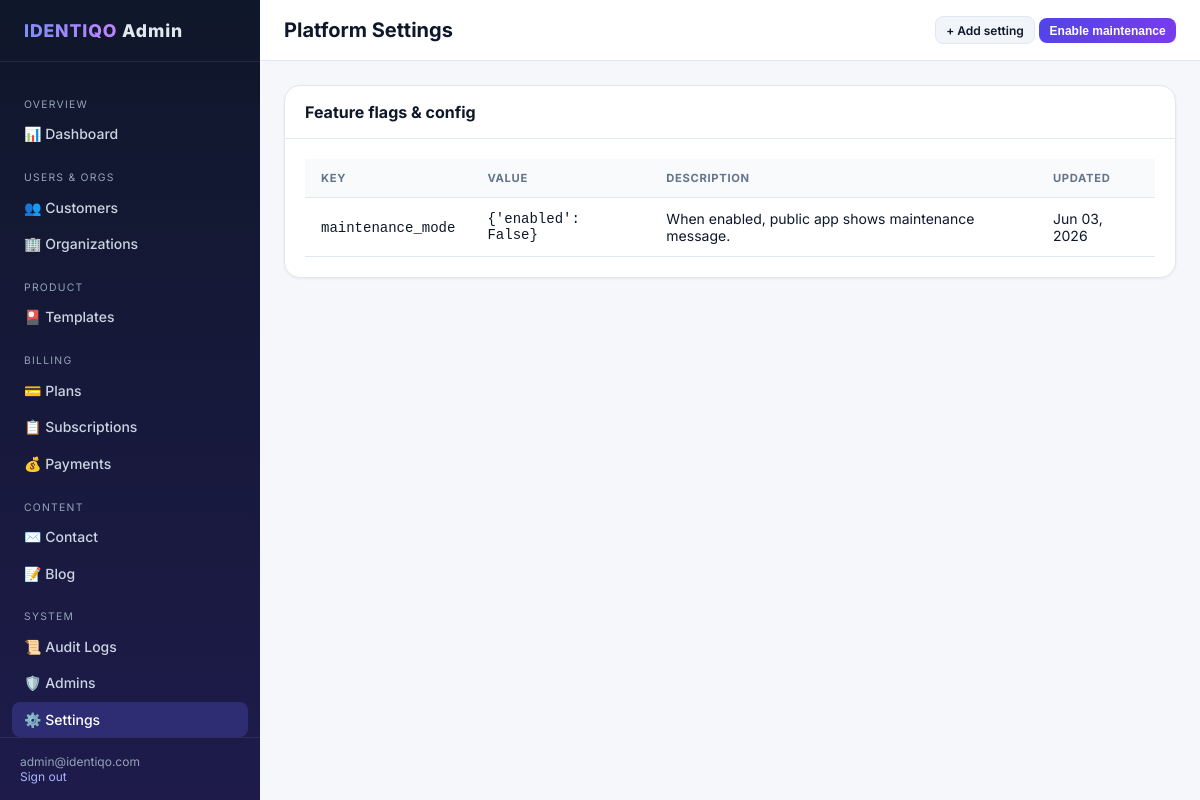
Page /super-admin/settings/ (signed in) on the committed database.
### admin_api/models.py (models this page shows, shortened)
class AdminUser(models.Model):
    email = models.EmailField(unique=True)
    password = models.CharField(max_length=255)
    full_name = models.CharField(max_length=150, blank=True, null=True)
    phone = models.CharField(max_length=15, blank=True, null=True)
    status = models.BooleanField(default=True)
    created_at = models.DateTimeField(auto_now_add=True)
    updated_at = models.DateTimeField(auto_now=True)
    class Meta:
        db_table = 'admin_users'

class PlatformSetting(models.Model):
    key = models.CharField(max_length=100, unique=True)
    value = models.JSONField(default=dict)
    description = models.CharField(max_length=255, blank=True)
    updated_at = models.DateTimeField(auto_now=True)
    class Meta:
        db_table = 'platform_settings'

### admin_api/dashboard_views.py (the view)
# urls.py: path('settings/', views.settings_list, name='settings_list'),
@admin_login_required
def settings_list(request):
    settings = PlatformSetting.objects.all()
    maintenance = settings.filter(key='maintenance_mode').first()
    maintenance_enabled = False
    if maintenance and isinstance(maintenance.value, dict):
        maintenance_enabled = bool(maintenance.value.get('enabled'))
    return render(request, 'super_admin/settings/list.html', {
        'settings': settings,
        'maintenance': maintenance,
        'maintenance_enabled': maintenance_enabled,
    })

### admin_api/templates/super_admin/settings/list.html (shortened to what this page needs)
{% extends 'super_admin/base.html' %}
{% block page_title %}Platform Settings{% endblock %}
{% block topbar_actions %}
<a href="{% url 'super_admin:setting_create' %}" class="btn btn-secondary btn-sm">+ Add setting</a>
<form method="post" action="{% url 'super_admin:toggle_maintenance' %}" style="display:inline;">
  <button type="submit" class="btn btn-primary btn-sm">
    {% if maintenance_enabled %}Disable{% else %}Enable{% endif %} maintenance
  </button>
</form>
{% endblock %}
{% block content %}
<div class="card">
  <div class="card-header"><h2>Feature flags & config</h2></div>
  <div class="card-body table-wrap">
    <table class="data-table">
      <thead>
        <tr><th>Key</th><th>Value</th><th>Description</th><th>Updated</th></tr>
      </thead>
      <tbody>
        {% for s in settings %}
        <tr>
          <td><code>{{ s.key }}</code></td>
          <td class="font-mono" style="max-width:320px;overflow:hidden;text-overflow:ellipsis;">{{ s.value }}</td>
          <td>{{ s.description|default:"—" }}</td>
          <td>{{ s.updated_at|date:"M d, Y" }}</td>
        </tr>
        {% empty %}
        <tr><td colspan="4">No settings. Maintenance mode will be created on first toggle.</td></tr>
        {% endfor %}
      </tbody>
    </table>
  </div>
</div>
{% endblock %}

### admin_api/templates/super_admin/base.html (shortened to what this page needs)
{% load static %}
<!DOCTYPE html>
<html lang="en">
<head>
  <link rel="stylesheet" href="{% static 'super_admin/css/dashboard.css' %}">
</head>
<body>
  <div class="layout">
    <aside class="sidebar">
      <div class="sidebar-brand"><span>IDENTIQO</span> Admin</div>
      <nav class="sidebar-nav">
        <div class="nav-section">Overview</div>
        <a href="{% url 'super_admin:dashboard' %}" class="nav-link {% if request.resolver_match.url_name == 'dashboard' %}active{% endif %}">📊 Dashboard</a>
        <div class="nav-section">Users & Orgs</div>
        <a href="{% url 'super_admin:users_list' %}" class="nav-link {% if 'user' in request.resolver_match.url_name %}active{% endif %}">👥 Customers</a>
        <a href="{% url 'super_admin:organizations_list' %}" class="nav-link {% if 'organization' in request.resolver_match.url_name %}active{% endif %}">🏢 Organizations</a>
        <div class="nav-section">Product</div>
        <a href="{% url 'super_admin:templates_list' %}" class="nav-link {% if 'template' in request.resolver_match.url_name %}active{% endif %}">🎴 Templates</a>
        <div class="nav-section">Billing</div>
        <a href="{% url 'super_admin:plans_list' %}" class="nav-link {% if 'plan' in request.resolver_match.url_name %}active{% endif %}">💳 Plans</a>
        <a href="{% url 'super_admin:subscriptions_list' %}" class="nav-link {% if request.resolver_match.url_name == 'subscriptions_list' %}active{% endif %}">📋 Subscriptions</a>
        <a href="{% url 'super_admin:payments_list' %}" class="nav-link {% if request.resolver_match.url_name == 'payments_list' %}active{% endif %}">💰 Payments</a>
        <div class="nav-section">Content</div>
        <a href="{% url 'super_admin:contact_list' %}" class="nav-link {% if 'contact' in request.resolver_match.url_name %}active{% endif %}">✉️ Contact</a>
        <a href="{% url 'super_admin:blog_list' %}" class="nav-link {% if 'blog' in request.resolver_match.url_name %}active{% endif %}">📝 Blog</a>
        <div class="nav-section">System</div>
        <a href="{% url 'super_admin:audit_list' %}" class="nav-link {% if request.resolver_match.url_name == 'audit_list' %}active{% endif %}">📜 Audit Logs</a>
        <a href="{% url 'super_admin:admins_list' %}" class="nav-link {% if 'admin' in request.resolver_match.url_name %}active{% endif %}">🛡️ Admins</a>
        <a href="{% url 'super_admin:settings_list' %}" class="nav-link {% if 'setting' in request.resolver_match.url_name %}active{% endif %}">⚙️ Settings</a>
      </nav>
      <div class="sidebar-footer">
        {% if request.admin_user %}
          {{ request.admin_user.email }}<br>
          <a href="{% url 'super_admin:logout' %}" style="color:#a5b4fc;">Sign out</a>
        {% endif %}
      </div>
    </aside>
    <div class="main">
      <header class="topbar">
        <h1>{% block page_title %}Dashboard{% endblock %}</h1>
        <div>{% block topbar_actions %}{% endblock %}</div>
      </header>
      <div class="content">
        {% block content %}{% endblock %}
      </div>
    </div>
  </div>
</body>
</html>

### admin_api/static/super_admin/css/dashboard.css (style rules this page uses)
:root { --sidebar-w: 260px; --indigo: #4f46e5; --purple: #7c3aed; --bg: #f5f7fb; --card: #ffffff; --text: #0f172a; --muted: #64748b; --border: #e2e8f0; }
* { box-sizing: border-box; }
body { margin: 0; font-family: 'Inter', system-ui, -apple-system, sans-serif; background: var(--bg); color: var(--text); font-size: 14px; }
a { color: var(--indigo); text-decoration: none; }
.layout { display: flex; min-height: 100vh; }
.sidebar { width: var(--sidebar-w); background: linear-gradient(180deg, #0f172a 0%, #1e1b4b 100%); color: #e2e8f0; flex-shrink: 0; display: flex; flex-direction: column; position: fixed; top: 0; left: 0; bottom: 0; z-index: 100; }
.sidebar-brand { padding: 1.25rem 1.5rem; font-weight: 800; font-size: 1.1rem; letter-spacing: 0.05em; border-bottom: 1px solid rgba(255,255,255,0.08); }
.sidebar-brand span { background: linear-gradient(90deg, #818cf8, #c084fc); -webkit-background-clip: text; -webkit-text-fill-color: transparent; }
.sidebar-nav { flex: 1; overflow-y: auto; padding: 1rem 0.75rem; }
.nav-section { font-size: 0.65rem; text-transform: uppercase; letter-spacing: 0.12em; color: #94a3b8; padding: 0.75rem 0.75rem 0.35rem; margin-top: 0.5rem; }
.nav-link { display: flex; align-items: center; gap: 0.6rem; padding: 0.55rem 0.75rem; border-radius: 0.5rem; color: #cbd5e1; margin-bottom: 2px; font-weight: 500; text-decoration: none; }
.nav-link:hover, .nav-link.active { background: rgba(99, 102, 241, 0.25); color: #fff; text-decoration: none; }
.sidebar-footer { padding: 1rem 1.25rem; border-top: 1px solid rgba(255,255,255,0.08); font-size: 0.75rem; color: #94a3b8; }
.main { flex: 1; margin-left: var(--sidebar-w); min-width: 0; }
.topbar { background: var(--card); border-bottom: 1px solid var(--border); padding: 1rem 1.5rem; display: flex; align-items: center; justify-content: space-between; position: sticky; top: 0; z-index: 50; }
.topbar h1 { margin: 0; font-size: 1.25rem; font-weight: 700; }
.content { padding: 1.5rem; }
.card { background: var(--card); border: 1px solid var(--border); border-radius: 1rem; overflow: hidden; box-shadow: 0 1px 3px rgba(15,23,42,0.06); margin-bottom: 1.5rem; }
.card-header { padding: 1rem 1.25rem; border-bottom: 1px solid var(--border); display: flex; align-items: center; justify-content: space-between; gap: 1rem; }
.card-header h2 { margin: 0; font-size: 1rem; font-weight: 700; }
.card-body { padding: 1.25rem; }
.table-wrap { overflow-x: auto; }
table.data-table { width: 100%; border-collapse: collapse; }
table.data-table th, table.data-table td { padding: 0.75rem 1rem; text-align: left; border-bottom: 1px solid var(--border); }
table.data-table th { font-size: 0.7rem; text-transform: uppercase; letter-spacing: 0.06em; color: var(--muted); font-weight: 700; background: #f8fafc; }
.btn { display: inline-flex; align-items: center; gap: 0.35rem; padding: 0.5rem 1rem; border-radius: 0.5rem; font-weight: 600; font-size: 0.8125rem; border: none; cursor: pointer; text-decoration: none; }
.btn-primary { background: linear-gradient(135deg, var(--indigo), var(--purple)); color: white; }
.btn-secondary { background: #f1f5f9; color: var(--text); border: 1px solid var(--border); }
.btn-sm { padding: 0.35rem 0.65rem; font-size: 0.75rem; }
.font-mono { font-family: ui-monospace, monospace; }

### rows in the picture
AdminUser: admin_user.email "admin@identiqo.com"
PlatformSetting: key "maintenance_mode", value "{'enabled': False}", description "When enabled, public app shows maintenance message.", updated_at "Jun 03, 2026"
